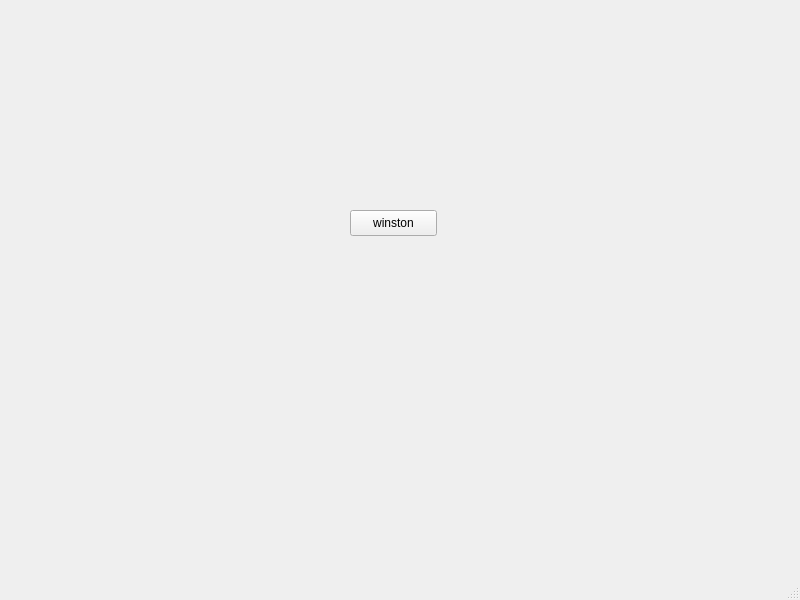
<?xml version="1.0" encoding="UTF-8"?>
<ui version="4.0">
 <class>task3</class>
 <widget class="QMainWindow" name="task3">
  <property name="geometry">
   <rect>
    <x>0</x>
    <y>0</y>
    <width>800</width>
    <height>600</height>
   </rect>
  </property>
  <property name="windowTitle">
   <string>MainWindow</string>
  </property>
  <widget class="QWidget" name="centralwidget">
   <widget class="QPushButton" name="pushButton">
    <property name="geometry">
     <rect>
      <x>350</x>
      <y>210</y>
      <width>87</width>
      <height>26</height>
     </rect>
    </property>
    <property name="text">
     <string>winston</string>
    </property>
   </widget>
  </widget>
  <widget class="QMenuBar" name="menubar">
   <property name="geometry">
    <rect>
     <x>0</x>
     <y>0</y>
     <width>800</width>
     <height>23</height>
    </rect>
   </property>
  </widget>
  <widget class="QStatusBar" name="statusbar"/>
 </widget>
 <resources/>
 <connections/>
</ui>
